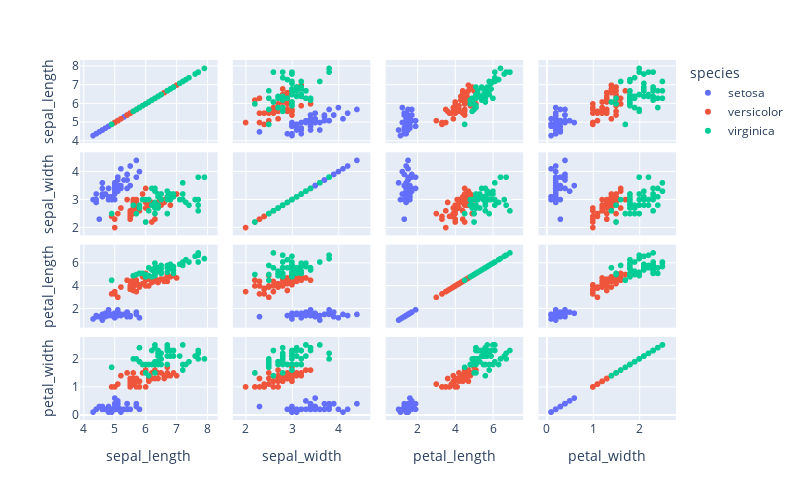

The notebook cell this image was saved under:
### Markdown cell above
## SCATTER MATRIX

### Code cell
fig=px.scatter_matrix(df,dimensions=['sepal_length','sepal_width','petal_length','petal_width'],color='species',width=800,height=500)
fig.show()

### Figure 1 — Plotly figure (JSON) as saved in the notebook; plotly's stock layout.template omitted (floating-point values rounded to 4 significant figures)
{"data": [{"dimensions": [{"axis": {"matches": true}, "label": "sepal_length", "values": [5.1, 4.9, 4.7, 4.6, 5, 5.4, 4.6, 5, 4.4, 4.9, 5.4, 4.8, 4.8, 4.3, 5.8, 5.7, 5.4, 5.1, 5.7, 5.1, 5.4, 5.1, 4.6, 5.1, 4.8, 5, 5, 5.2, 5.2, 4.7, 4.8, 5.4, 5.2, 5.5, 4.9, 5, 5.5, 4.9, 4.4, 5.1, 5, 4.5, 4.4, 5, 5.1, 4.8, 5.1, 4.6, 5.3, 5]}, {"axis": {"matches": true}, "label": "sepal_width", "values": [3.5, 3, 3.2, 3.1, 3.6, 3.9, 3.4, 3.4, 2.9, 3.1, 3.7, 3.4, 3, 3, 4, 4.4, 3.9, 3.5, 3.8, 3.8, 3.4, 3.7, 3.6, 3.3, 3.4, 3, 3.4, 3.5, 3.4, 3.2, 3.1, 3.4, 4.1, 4.2, 3.1, 3.2, 3.5, 3.1, 3, 3.4, 3.5, 2.3, 3.2, 3.5, 3.8, 3, 3.8, 3.2, 3.7, 3.3]}, {"axis": {"matches": true}, "label": "petal_length", "values": [1.4, 1.4, 1.3, 1.5, 1.4, 1.7, 1.4, 1.5, 1.4, 1.5, 1.5, 1.6, 1.4, 1.1, 1.2, 1.5, 1.3, 1.4, 1.7, 1.5, 1.7, 1.5, 1, 1.7, 1.9, 1.6, 1.6, 1.5, 1.4, 1.6, 1.6, 1.5, 1.5, 1.4, 1.5, 1.2, 1.3, 1.5, 1.3, 1.5, 1.3, 1.3, 1.3, 1.6, 1.9, 1.4, 1.6, 1.4, 1.5, 1.4]}, {"axis": {"matches": true}, "label": "petal_width", "values": [0.2, 0.2, 0.2, 0.2, 0.2, 0.4, 0.3, 0.2, 0.2, 0.1, 0.2, 0.2, 0.1, 0.1, 0.2, 0.4, 0.4, 0.3, 0.3, 0.3, 0.2, 0.4, 0.2, 0.5, 0.2, 0.2, 0.4, 0.2, 0.2, 0.2, 0.2, 0.4, 0.1, 0.2, 0.1, 0.2, 0.2, 0.1, 0.2, 0.2, 0.3, 0.3, 0.2, 0.6, 0.4, 0.3, 0.2, 0.2, 0.2, 0.2]}], "hovertemplate": "species=setosa<br>%{xaxis.title.text}=%{x}<br>%{yaxis.title.text}=%{y}<extra></extra>", "legendgroup": "setosa", "marker": {"color": "#636efa", "symbol": "circle"}, "name": "setosa", "showlegend": true, "type": "splom"}, {"dimensions": [{"axis": {"matches": true}, "label": "sepal_length", "values": [7, 6.4, 6.9, 5.5, 6.5, 5.7, 6.3, 4.9, 6.6, 5.2, 5, 5.9, 6, 6.1, 5.6, 6.7, 5.6, 5.8, 6.2, 5.6, 5.9, 6.1, 6.3, 6.1, 6.4, 6.6, 6.8, 6.7, 6, 5.7, 5.5, 5.5, 5.8, 6, 5.4, 6, 6.7, 6.3, 5.6, 5.5, 5.5, 6.1, 5.8, 5, 5.6, 5.7, 5.7, 6.2, 5.1, 5.7]}, {"axis": {"matches": true}, "label": "sepal_width", "values": [3.2, 3.2, 3.1, 2.3, 2.8, 2.8, 3.3, 2.4, 2.9, 2.7, 2, 3, 2.2, 2.9, 2.9, 3.1, 3, 2.7, 2.2, 2.5, 3.2, 2.8, 2.5, 2.8, 2.9, 3, 2.8, 3, 2.9, 2.6, 2.4, 2.4, 2.7, 2.7, 3, 3.4, 3.1, 2.3, 3, 2.5, 2.6, 3, 2.6, 2.3, 2.7, 3, 2.9, 2.9, 2.5, 2.8]}, {"axis": {"matches": true}, "label": "petal_length", "values": [4.7, 4.5, 4.9, 4, 4.6, 4.5, 4.7, 3.3, 4.6, 3.9, 3.5, 4.2, 4, 4.7, 3.6, 4.4, 4.5, 4.1, 4.5, 3.9, 4.8, 4, 4.9, 4.7, 4.3, 4.4, 4.8, 5, 4.5, 3.5, 3.8, 3.7, 3.9, 5.1, 4.5, 4.5, 4.7, 4.4, 4.1, 4, 4.4, 4.6, 4, 3.3, 4.2, 4.2, 4.2, 4.3, 3, 4.1]}, {"axis": {"matches": true}, "label": "petal_width", "values": [1.4, 1.5, 1.5, 1.3, 1.5, 1.3, 1.6, 1, 1.3, 1.4, 1, 1.5, 1, 1.4, 1.3, 1.4, 1.5, 1, 1.5, 1.1, 1.8, 1.3, 1.5, 1.2, 1.3, 1.4, 1.4, 1.7, 1.5, 1, 1.1, 1, 1.2, 1.6, 1.5, 1.6, 1.5, 1.3, 1.3, 1.3, 1.2, 1.4, 1.2, 1, 1.3, 1.2, 1.3, 1.3, 1.1, 1.3]}], "hovertemplate": "species=versicolor<br>%{xaxis.title.text}=%{x}<br>%{yaxis.title.text}=%{y}<extra></extra>", "legendgroup": "versicolor", "marker": {"color": "#EF553B", "symbol": "circle"}, "name": "versicolor", "showlegend": true, "type": "splom"}, {"dimensions": [{"axis": {"matches": true}, "label": "sepal_length", "values": [6.3, 5.8, 7.1, 6.3, 6.5, 7.6, 4.9, 7.3, 6.7, 7.2, 6.5, 6.4, 6.8, 5.7, 5.8, 6.4, 6.5, 7.7, 7.7, 6, 6.9, 5.6, 7.7, 6.3, 6.7, 7.2, 6.2, 6.1, 6.4, 7.2, 7.4, 7.9, 6.4, 6.3, 6.1, 7.7, 6.3, 6.4, 6, 6.9, 6.7, 6.9, 5.8, 6.8, 6.7, 6.7, 6.3, 6.5, 6.2, 5.9]}, {"axis": {"matches": true}, "label": "sepal_width", "values": [3.3, 2.7, 3, 2.9, 3, 3, 2.5, 2.9, 2.5, 3.6, 3.2, 2.7, 3, 2.5, 2.8, 3.2, 3, 3.8, 2.6, 2.2, 3.2, 2.8, 2.8, 2.7, 3.3, 3.2, 2.8, 3, 2.8, 3, 2.8, 3.8, 2.8, 2.8, 2.6, 3, 3.4, 3.1, 3, 3.1, 3.1, 3.1, 2.7, 3.2, 3.3, 3, 2.5, 3, 3.4, 3]}, {"axis": {"matches": true}, "label": "petal_length", "values": [6, 5.1, 5.9, 5.6, 5.8, 6.6, 4.5, 6.3, 5.8, 6.1, 5.1, 5.3, 5.5, 5, 5.1, 5.3, 5.5, 6.7, 6.9, 5, 5.7, 4.9, 6.7, 4.9, 5.7, 6, 4.8, 4.9, 5.6, 5.8, 6.1, 6.4, 5.6, 5.1, 5.6, 6.1, 5.6, 5.5, 4.8, 5.4, 5.6, 5.1, 5.1, 5.9, 5.7, 5.2, 5, 5.2, 5.4, 5.1]}, {"axis": {"matches": true}, "label": "petal_width", "values": [2.5, 1.9, 2.1, 1.8, 2.2, 2.1, 1.7, 1.8, 1.8, 2.5, 2, 1.9, 2.1, 2, 2.4, 2.3, 1.8, 2.2, 2.3, 1.5, 2.3, 2, 2, 1.8, 2.1, 1.8, 1.8, 1.8, 2.1, 1.6, 1.9, 2, 2.2, 1.5, 1.4, 2.3, 2.4, 1.8, 1.8, 2.1, 2.4, 2.3, 1.9, 2.3, 2.5, 2.3, 1.9, 2, 2.3, 1.8]}], "hovertemplate": "species=virginica<br>%{xaxis.title.text}=%{x}<br>%{yaxis.title.text}=%{y}<extra></extra>", "legendgroup": "virginica", "marker": {"color": "#00cc96", "symbol": "circle"}, "name": "virginica", "showlegend": true, "type": "splom"}], "layout": {"dragmode": "select", "height": 500, "legend": {"title": {"text": "species"}, "tracegroupgap": 0}, "margin": {"t": 60}, "width": 800, "xaxis": {"autorange": true, "range": [3.877, 8.323], "type": "linear"}, "xaxis2": {"autorange": true, "range": [1.718, 4.682], "type": "linear"}, "xaxis3": {"autorange": true, "range": [0.3068, 7.593], "type": "linear"}, "xaxis4": {"autorange": true, "range": [-0.182, 2.782], "type": "linear"}, "yaxis": {"autorange": true, "range": [3.877, 8.323], "type": "linear"}, "yaxis2": {"autorange": true, "range": [1.718, 4.682], "type": "linear"}, "yaxis3": {"autorange": true, "range": [0.3068, 7.593], "type": "linear"}, "yaxis4": {"autorange": true, "range": [-0.182, 2.782], "type": "linear"}}}
